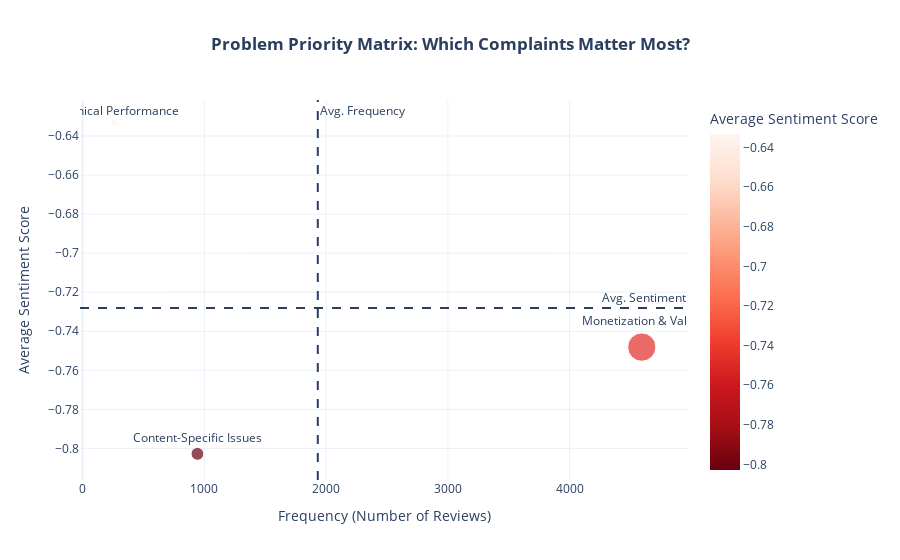

The cell this chart's notebook holds for it:
### Code cell
# In your Kaggle Cell

# --- The "Problem Priority Matrix": Sentiment vs. Frequency ---
print("Creating a Sentiment vs. Frequency scatter plot...")

# 1. Get the Frequency data
theme_freq = df_base["theme"].value_counts().reset_index()
theme_freq.columns = ["Theme", "Frequency (Number of Reviews)"]

# 2. Get the Sentiment data
theme_sent = df_base.groupby("theme")["sentiment_score"].mean().reset_index()
theme_sent.columns = ["Theme", "Average Sentiment Score"]

# 3. Merge them into one DataFrame
priority_df = pd.merge(theme_freq, theme_sent, on="Theme")
priority_df = priority_df[
    ~priority_df["Theme"].isin(["Outliers / Generic", "Other/Misc."])
]


# 4. Create the Scatter Plot
fig_scatter = px.scatter(
    priority_df,
    x="Frequency (Number of Reviews)",
    y="Average Sentiment Score",
    text="Theme",  # Label each point with the theme name
    size="Frequency (Number of Reviews)",  # Make bubbles bigger for more frequent topics
    color="Average Sentiment Score",
    color_continuous_scale="Reds_r",
    title="<b>Problem Priority Matrix: Which Complaints Matter Most?</b>",
    template="plotly_white",
)

# Add annotations to create quadrants
fig_scatter.update_traces(textposition="top center")
fig_scatter.add_vline(
    x=priority_df["Frequency (Number of Reviews)"].mean(),
    line_dash="dash",
    annotation_text="Avg. Frequency",
)
fig_scatter.add_hline(
    y=priority_df["Average Sentiment Score"].mean(),
    line_dash="dash",
    annotation_text="Avg. Sentiment",
)
fig_scatter.update_layout(title_x=0.5)
fig_scatter.show()

### Figure 1 — Plotly figure (JSON) as saved in the notebook; plotly's stock layout.template omitted (floating-point values rounded to 4 significant figures)
{"data": [{"hovertemplate": "Frequency (Number of Reviews)=%{marker.size}<br>Average Sentiment Score=%{marker.color}<br>Theme=%{text}<extra></extra>", "legendgroup": "", "marker": {"color": [-0.7481, -0.8028, -0.6332], "coloraxis": "coloraxis", "size": [4593, 943, 259], "sizemode": "area", "sizeref": 11.48, "symbol": "circle"}, "mode": "markers+text", "name": "", "orientation": "v", "showlegend": false, "text": ["Monetization & Value", "Content-Specific Issues", "Technical Performance"], "textposition": "top center", "type": "scatter", "x": [4593, 943, 259], "xaxis": "x", "y": [-0.7481, -0.8028, -0.6332], "yaxis": "y"}], "layout": {"annotations": [{"showarrow": false, "text": "Avg. Frequency", "x": 1932.0, "xanchor": "left", "xref": "x", "y": 1, "yanchor": "top", "yref": "y domain"}, {"showarrow": false, "text": "Avg. Sentiment", "x": 1, "xanchor": "right", "xref": "x domain", "y": -0.728, "yanchor": "bottom", "yref": "y"}], "coloraxis": {"colorbar": {"title": {"text": "Average Sentiment Score"}}, "colorscale": [[0, "rgb(103,0,13)"], [0.125, "rgb(165,15,21)"], [0.25, "rgb(203,24,29)"], [0.375, "rgb(239,59,44)"], [0.5, "rgb(251,106,74)"], [0.625, "rgb(252,146,114)"], [0.75, "rgb(252,187,161)"], [0.875, "rgb(254,224,210)"], [1, "rgb(255,245,240)"]]}, "legend": {"itemsizing": "constant", "tracegroupgap": 0}, "shapes": [{"line": {"dash": "dash"}, "type": "line", "x0": 1932.0, "x1": 1932.0, "xref": "x", "y0": 0, "y1": 1, "yref": "y domain"}, {"line": {"dash": "dash"}, "type": "line", "x0": 0, "x1": 1, "xref": "x domain", "y0": -0.728, "y1": -0.728, "yref": "y"}], "title": {"text": "<b>Problem Priority Matrix: Which Complaints Matter Most?</b>", "x": 0.5}, "xaxis": {"anchor": "y", "domain": [0, 1], "title": {"text": "Frequency (Number of Reviews)"}}, "yaxis": {"anchor": "x", "domain": [0, 1], "title": {"text": "Average Sentiment Score"}}}}
